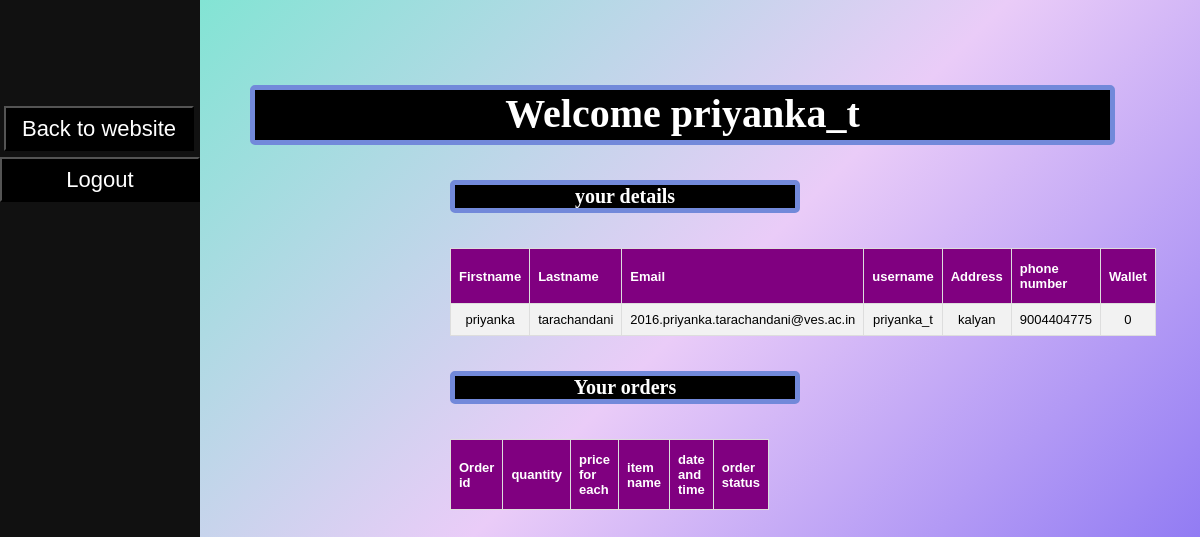
/home/wel.php (signed in), run on the app's committed database.
### tables this page shows
CREATE TABLE `users` (
  `user_id` int(11) NOT NULL,
  `user_first` varchar(256) NOT NULL,
  `user_last` varchar(256) NOT NULL,
  `user_email` varchar(256) NOT NULL,
  `user_uid` varchar(256) NOT NULL,
  `user_address` varchar(256) NOT NULL,
  `user_ph` bigint(20) NOT NULL,
  `user_wallet` int(11) NOT NULL DEFAULT '0',
  `user_pwd` varchar(256) DEFAULT NULL
);

### home/wel.php (the view, shortened to what this page needs)
<?php
    if(isset($_SESSION['login_user'])){
	$conn = mysqli_connect('localhost','root','dpm','hungrykya');
    $username = $_SESSION['login_user'];
    $result = mysqli_query($conn,"SELECT * FROM users where user_uid =  '$username' ");
    echo ' <h2 class="main" style="height:50px; font-size: 40px; " >Welcome '.$username.'  </h2>';
    echo ' <h2 class="main1" >your details</h2>';
echo '<table class="customers"  style="padding-left:500px" >
<tr>
<th>Firstname</th>
<th>Lastname</th>
<th>Email</th>
<th>username</th>
<th>Address</th>
<th>phone number</th>
<th>Wallet</th>
</tr>';
while($row = mysqli_fetch_array($result))
{
echo "<tr>";
echo "<td>" . $row['user_first'] . "</td>";
echo "<td>" . $row['user_last'] . "</td>";
echo "<td>" . $row['user_email'] . "</td>";
echo "<td>" . $row['user_uid'] . "</td>";
echo "<td>" . $row['user_address'] . "</td>";
echo "<td>" . $row['user_ph'] . "</td>";
echo "<td>" . $row['user_wallet'] . "</td>";
echo "</tr>";
}
echo "</table>";
    echo ' <h2 class="main1" >Your orders</h2>';
echo '<table class="customers"  style="padding-left:500px" >
<tr>
<th>Order id</th>
<th>quantity</th>
<th>price for each</th>
<th>item name</th>
<th>date and time</th>
<th>order status</th>
</tr>';
echo "</table>";
    }else {
    				header('Location: index.php');
                    exit();
     }
?>
<html>
<head>
	<link rel="stylesheet" type="text/css" href="admin.css">
	<link rel="stylesheet"
  href="https://cdnjs.cloudflare.com/ajax/libs/animate.css/3.5.2/animate.min.css">
  <link rel="stylesheet" href="https://cdnjs.cloudflare.com/ajax/libs/font-awesome/4.7.0/css/font-awesome.min.css">
</head>
<body>
	<div class="sidenav">
	<a href="home.php"><button style="background-color:black; color:white; text-align:center;width: 190px; height:45px; font-size:22px;margin-left:-12px;  cursor: pointer;" class=" ">Back to website</button></a>
  <?php
  echo '<form action="includes/logout.inc.php" method="POST" >
            <button style="background-color:black; color:white; text-align:center;width: 200px; height:45px; font-size:22px;margin-left:0;" type="sumbit" name="submit" >Logout</button>
          </form>';
  ?>
  </div>
</body>
</html>

### home/admin.css (style rules this page uses)
body { background-image: linear-gradient(-225deg, #69EACB 0%, #EACCF8 48%, #6654F1 100%); text-align:center; height: 100%; padding:50px; margin: 0; height: 100%; background-position: center; background-size: cover; }
h2 { color: white; background-color: black; text-align : center; border: 5px solid #7289da; border-radius: 5px; margin: 35px 35px 35px 35px; }
.sidenav { height: 100%; width: 200px; position: fixed; z-index: 1; top: 0; left: 0; background-color: #111; overflow-x: hidden; padding-top: 100px; }
.sidenav a, .dropdown-btn { font-family: 'Noto Serif JP', sans-serif; padding: 6px 8px 6px 16px; text-decoration: none; font-size: 20px; color: #818181; display: block; border: none; background: none; width: 100%; text-align: left; cursor: pointer; outline: none; }
.main { margin-left: 200px; font-size: 20px; padding: 0px 10px; }
.main1 { margin-left: 400px; margin-right: 350px; font-size: 20px; padding: 0px 10px; }
.customers { text-align: center; size: 20px; margin-left: 400px; font-family: "Trebuchet MS", Arial, Helvetica, sans-serif; border-collapse: collapse; width: 100px; }
.customers td, .customers th { font-size: small; border: 1px solid #ddd; padding: 8px; }
.customers tr:nth-child(even) { background-color: #f2f2f2; }
.customers th { font-size: small; padding-top: 12px; padding-bottom: 12px; text-align: left; background-color: purple; color: white; }

### data on the page
users: user_first "priyanka", user_last "tarachandani", user_email "2016.priyanka.tarachandani@ves.ac.in", user_uid "priyanka_t", user_address "kalyan", user_ph "9004404775", user_wallet "0"

### other printed values
$username "priyanka_t"
